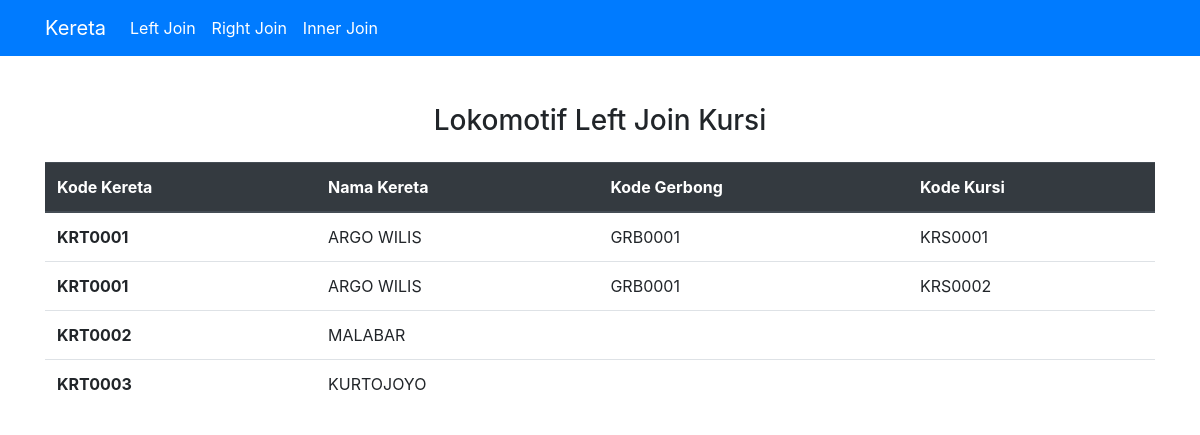
The page / on the database its author committed.
### tables this page shows
CREATE TABLE `kursi`  (
  `kd_kursi` varchar(255) NOT NULL,
  `kd_gerbong` varchar(255) NULL DEFAULT NULL,
  `kd_kereta` varchar(255) NULL DEFAULT NULL,
  PRIMARY KEY (`kd_kursi`) USING BTREE,
  INDEX `FK_GERBONG`(`kd_gerbong`) USING BTREE,
  INDEX `FK_KURSI_KERETA`(`kd_kereta`) USING BTREE,
  CONSTRAINT `FK_GERBONG` FOREIGN KEY (`kd_gerbong`) REFERENCES `gerbong` (`kd_gerbong`) ON DELETE CASCADE ON UPDATE CASCADE,
  CONSTRAINT `FK_KURSI_KERETA` FOREIGN KEY (`kd_kereta`) REFERENCES `lokomotif` (`kd_kereta`) ON DELETE CASCADE ON UPDATE CASCADE
);

CREATE TABLE `lokomotif`  (
  `kd_kereta` varchar(255) NOT NULL,
  `nama` varchar(255) NULL DEFAULT NULL,
  PRIMARY KEY (`kd_kereta`) USING BTREE
);

### application/controllers/Kereta.php (called while the page is built, shortened)
<?php
class Kereta extends CI_Controller {
	public function __construct(){
		$this->load->model('Kereta_model');
	}
	public function index()
	{
		$data['judul'] = "Lokomotif & Kursi";
		$data['left_join'] = $this->Kereta_model->left_join();
		$this->load->view('header', $data);
		$this->load->view('left_join', $data);
		$this->load->view('footer');
	}
}

### index.php (called while the page is built, shortened)
<?php
require_once BASEPATH.'core/CodeIgniter.php';

### application/models/Kereta_model.php (called while the page is built, shortened)
<?php
class Kereta_model extends CI_Model {
	public function left_join() {
		$this->db->select('lokomotif.kd_kereta, lokomotif.nama, kursi.kd_kursi, kursi.kd_gerbong');
		$this->db->from('lokomotif');
		$this->db->join('kursi', 'lokomotif.kd_kereta = kursi.kd_kereta','left');
		return $this->db->get()->result();
	}
}

### application/views/left_join.php (the view)
<div class="container">
  <h3 class="text-center mt-5">Lokomotif Left Join Kursi</h3>
  <table class="table mt-4">
    <thead class="thead-dark">
      <tr>
        <th scope="col">Kode Kereta</th>
        <th scope="col">Nama Kereta</th>
        <th scope="col">Kode Gerbong</th>
        <th scope="col">Kode Kursi</th>
      </tr>
    </thead>
    <tbody>
      <?php foreach ($left_join as $lj) : ?>
      <tr>
        <th><?php echo $lj->kd_kereta; ?></th>
        <td><?php echo $lj->nama; ?></td>
        <td><?php echo $lj->kd_gerbong; ?></td>
        <td><?php echo $lj->kd_kursi; ?></td>
      </tr>
    <?php endforeach; ?>
    </tbody>
  </table>
</div>

### application/views/header.php (shortened to what this page needs)
<!doctype html>
<html lang="en">
  <head>
    <link rel="stylesheet" href="https://stackpath.bootstrapcdn.com/bootstrap/4.3.1/css/bootstrap.min.css">
  </head>
  <body>
    <nav class="navbar navbar-expand-lg navbar-dark bg-primary">
      <div class="container">
        <a class="navbar-brand" href="#">Kereta</a>
        <div class="collapse navbar-collapse" id="navbarNav">
          <ul class="navbar-nav">
            <li class="nav-item active">
              <a class="nav-link" href="<?= base_url(); ?>">Left Join</a>
            </li>
            <li class="nav-item active">
              <a class="nav-link" href="<?= base_url().'kereta/right'; ?>">Right Join</a>
            </li>
            <li class="nav-item active">
              <a class="nav-link" href="<?= base_url().'kereta/inner'; ?>">Inner Join</a>
            </li>
          </ul>
        </div>
      </div>
    </nav>

### application/views/footer.php (shortened to what this page needs)
  </body>
</html>

### rows shown on the page
kursi: kd_kereta.kd_kereta "KRT0001", kd_kereta.nama "ARGO WILIS", kd_gerbong "GRB0001", kd_kursi "KRS0001"
kursi: kd_kereta.kd_kereta "KRT0001", kd_kereta.nama "ARGO WILIS", kd_gerbong "GRB0001", kd_kursi "KRS0002"
lokomotif: kd_kereta "KRT0002", nama "MALABAR"
lokomotif: kd_kereta "KRT0003", nama "KURTOJOYO"
